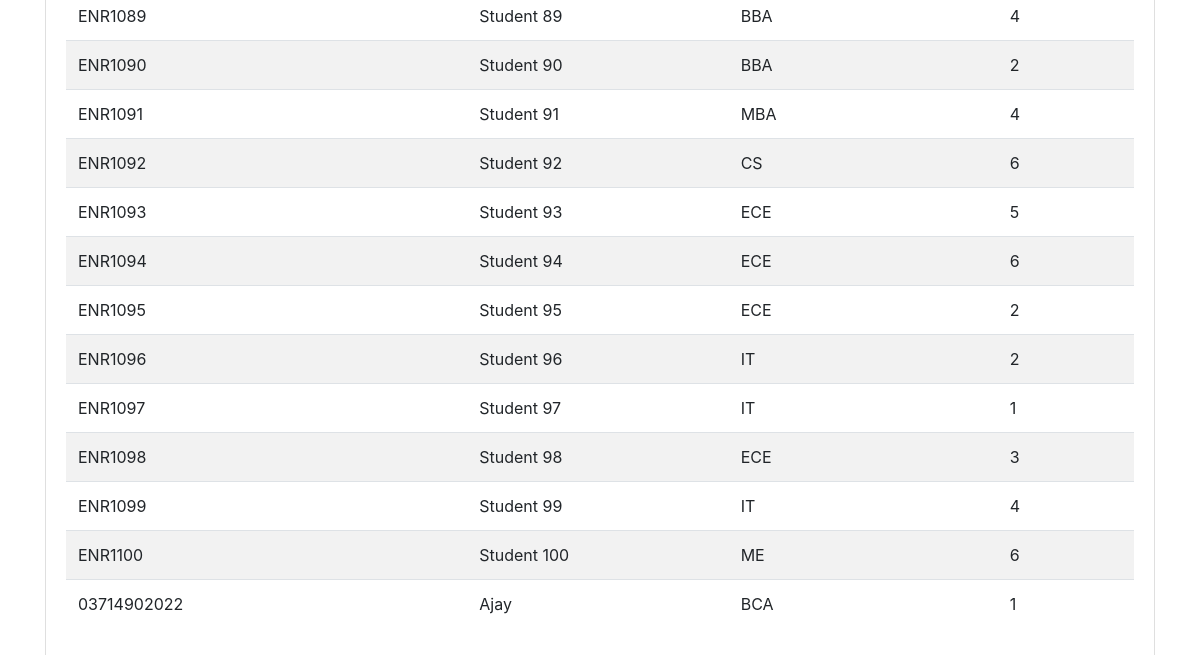
The page /students (signed in, lower part) on the database as committed earlier.
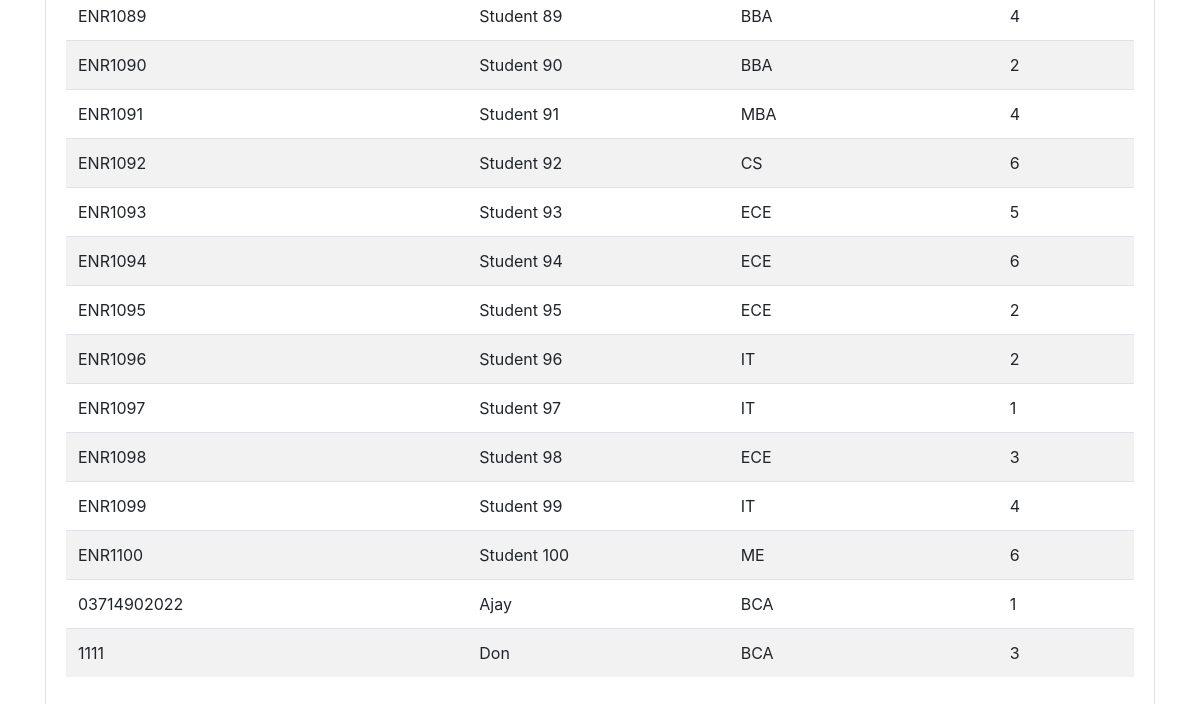
The same page on the database as committed later.
### app.py (models this page shows, shortened)
class Student(db.Model):
    __tablename__ = 'students'
    student_id = db.Column(db.Integer, primary_key=True)
    name = db.Column(db.String(100), nullable=False)
    enrollment_number = db.Column(db.String(50), unique=True, nullable=False)
    department = db.Column(db.String(50))
    year = db.Column(db.Integer)

### app.py (the view)
@app.route('/students')
@login_required
def students():
    if current_user.role != 'admin':
        return redirect(url_for('dashboard'))
    students = Student.query.all()
    return render_template('students.html', students=students,role=current_user.role)

### app.py (called while the page is built)
@login_manager.user_loader
def load_user(user_id):
    return User.query.get(int(user_id))

### templates/students.html (shortened to what this page needs)
<!DOCTYPE html>
<html>
<head>
    <link rel="stylesheet" href="https://stackpath.bootstrapcdn.com/bootstrap/4.3.1/css/bootstrap.min.css">
</head>
<body>
    <div class="container mt-4">
        <div class="card">
            <div class="card-body">
                <table class="table table-striped">
                    <tbody>
                        {% for student in students %}
                        <tr>
                            <td>{{ student.enrollment_number }}</td>
                            <td>{{ student.name }}</td>
                            <td>{{ student.department }}</td>
                            <td>{{ student.year }}</td>
                        </tr>
                        {% endfor %}
                    </tbody>
                </table>
            </div>
        </div>
    </div>
</body>
</html>

Rows that differ between the two databases and show on the page:
added Student: enrollment_number "1111", name "Don", department "BCA", year "3"
